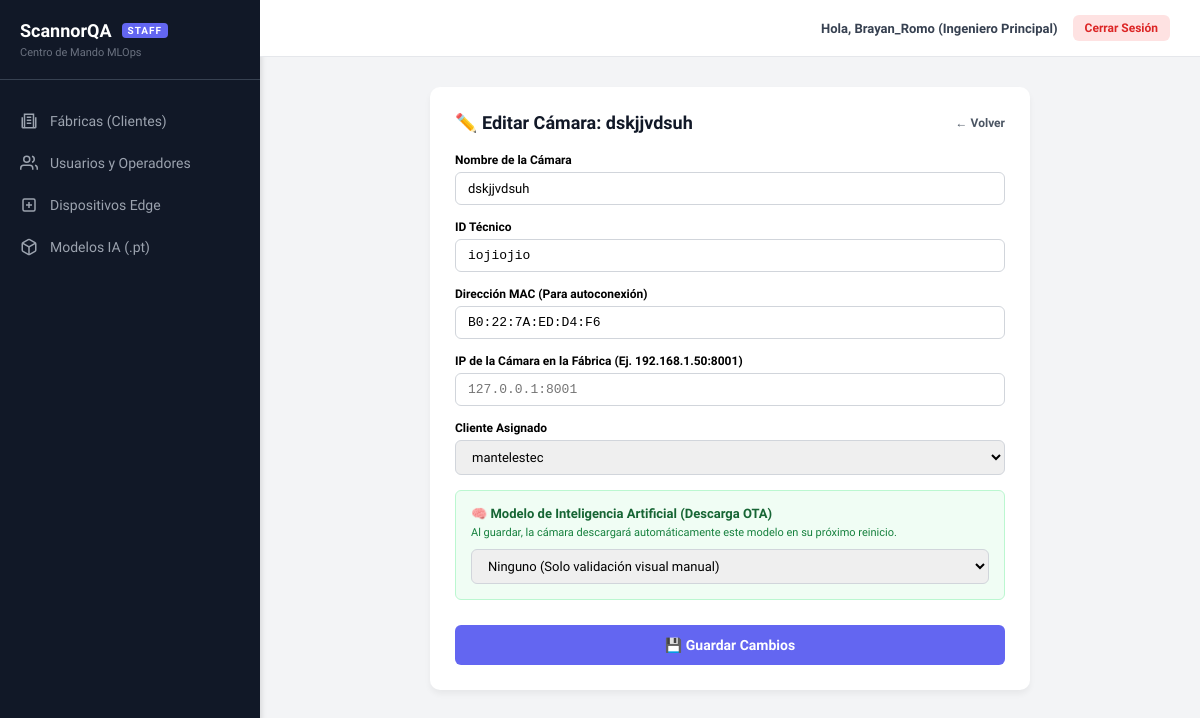
Before: /staff/dispositivo/editar/2/ (signed in) with the older database file.
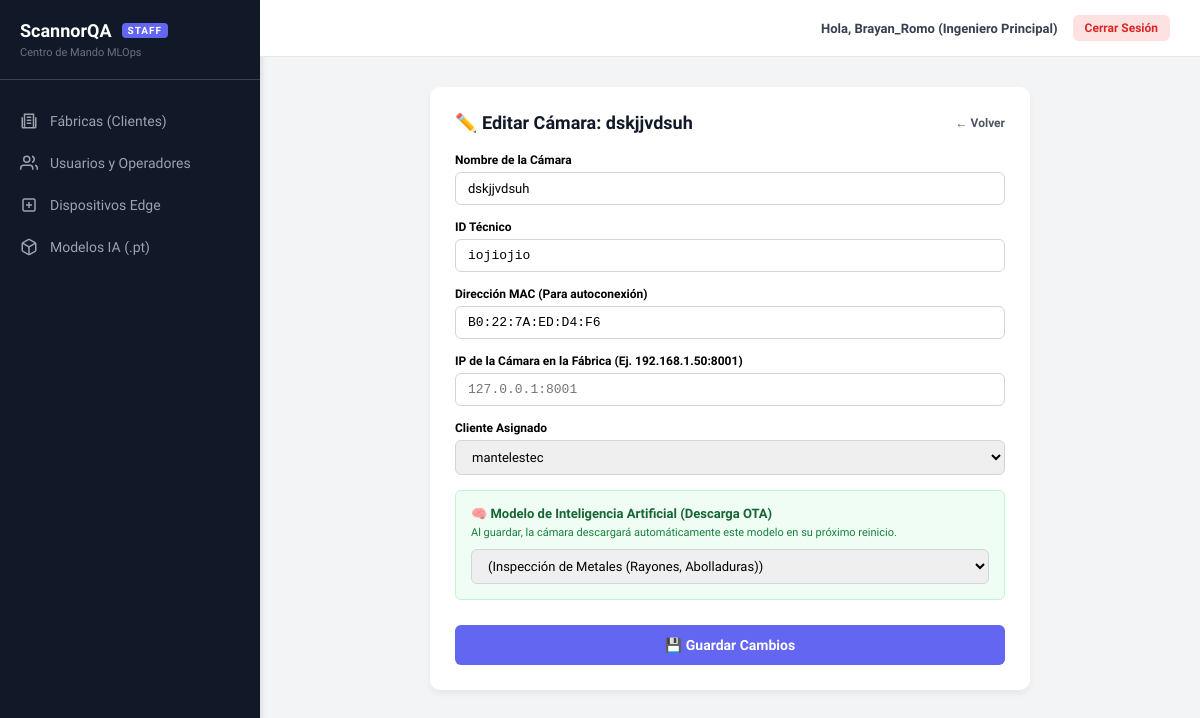
After: the same page with the newer database file.
### Backend/models.py (models this page shows, shortened)
class Dispositivo(models.Model):
    empresa = models.ForeignKey(Empresa, on_delete=models.CASCADE, related_name='dispositivos')
    nombre = models.CharField(max_length=100, help_text="Ej. Línea 1 - Ensamblaje Frontal")
    device_id = models.CharField(max_length=100, unique=True, null=True, blank=True)
    mac_address = models.CharField(max_length=17, unique=True, null=True, blank=True, validators=[mac_validator])
    api_key = models.CharField(max_length=64, unique=True, editable=False)
    activo = models.BooleanField(default=True)
    ultimo_sync = models.DateTimeField(null=True, blank=True)
    modelo_asignado = models.ForeignKey(ModeloIA, on_delete=models.SET_NULL, null=True, blank=True)
    ip_local = models.CharField(max_length=50, blank=True, null=True, help_text="Ej: 192.168.1.50:8001")

class Empresa(models.Model):
    nombre = models.CharField(max_length=255, unique=True)
    activa = models.BooleanField(default=True)
    fecha_creacion = models.DateTimeField(auto_now_add=True)
    limite_usuarios = models.IntegerField(default=5, help_text="Cantidad máxima de operadores")
    ESTADOS_PLAN = (
        ('trial', 'Periodo de Prueba'),
        ('activo', 'Suscripción Activa'),
        ('suspendido', 'Suspendido por Pago')
    )
    estado_plan = models.CharField(max_length=30, choices=ESTADOS_PLAN, default='activo')

### Backend/views.py (the view, shortened to what this page needs)
# urls.py: path('staff/dispositivo/editar/<int:dispositivo_id>/', views.editar_dispositivo, name='editar_dispositivo'),
@login_required
@user_passes_test(es_superadmin)
def editar_dispositivo(request, dispositivo_id):
    dispositivo = get_object_or_404(Dispositivo, id=dispositivo_id)
    empresas = Empresa.objects.all()
    modelos = ModeloIA.objects.all()
    return render(request, 'staff/editar_dispositivo.html', {
        'dispositivo': dispositivo, 'empresas': empresas, 'modelos': modelos
    })

### Backend/views.py (called while the page is built)
def es_superadmin(user):
    return user.is_authenticated and user.is_superuser

### templates/staff/editar_dispositivo.html (shortened to what this page needs)
{% extends 'staff/base_staff.html' %}
{% block content %}
<div class="staff-card" style="max-width: 600px; margin: 0 auto;">
    <div style="display: flex; justify-content: space-between; align-items: center; margin-bottom: 20px;">
        <h3 style="margin: 0;">✏️ Editar Cámara: {{ dispositivo.nombre }}</h3>
        <a href="{% url 'staff_dispositivos' %}" style="font-size: 12px; color: #4b5563; text-decoration: none; font-weight: bold;">← Volver</a>
    </div>
    <form method="POST" style="display: flex; flex-direction: column; gap: 15px;">
        <div>
            <label style="display: block; font-size: 12px; font-weight: bold; margin-bottom: 5px;">Nombre de la Cámara</label>
            <input type="text" name="nombre" class="form-control" value="{{ dispositivo.nombre }}" required style="width: 100%;">
        </div>
        <div>
            <label style="display: block; font-size: 12px; font-weight: bold; margin-bottom: 5px;">ID Técnico</label>
            <input type="text" name="device_id" class="form-control" value="{{ dispositivo.device_id }}" required style="width: 100%; font-family: monospace;">
        </div>
        <div>
            <label style="display: block; font-size: 12px; font-weight: bold; margin-bottom: 5px;">Dirección MAC (Para autoconexión)</label>
            <input type="text" name="mac_address" class="form-control" value="{{ dispositivo.mac_address }}" required style="width: 100%; font-family: monospace;">
        </div>
        <div>
            <label style="display: block; font-size: 12px; font-weight: bold; margin-bottom: 5px;">IP de la Cámara en la Fábrica (Ej. 192.168.1.50:8001)</label>
            <input type="text" name="ip_local" class="form-control" value="{{ dispositivo.ip_local|default_if_none:'' }}" placeholder="127.0.0.1:8001" style="width: 100%; font-family: monospace;">
        </div>
        <div>
            <label style="display: block; font-size: 12px; font-weight: bold; margin-bottom: 5px;">Cliente Asignado</label>
            <select name="empresa_id" class="form-control" required style="width: 100%;">
                {% for empresa in empresas %}
                    <option value="{{ empresa.id }}" {% if dispositivo.empresa_id == empresa.id %}selected{% endif %}>{{ empresa.nombre }}</option>
                {% endfor %}
            </select>
        </div>
        <div style="background: #f0fdf4; border: 1px solid #bbf7d0; padding: 15px; border-radius: 6px;">
            <label style="display: block; font-size: 13px; font-weight: bold; margin-bottom: 5px; color: #166534;">🧠 Modelo de Inteligencia Artificial (Descarga OTA)</label>
            <p style="font-size: 11px; color: #15803d; margin-bottom: 10px;">Al guardar, la cámara descargará automáticamente este modelo en su próximo reinicio.</p>
            <select name="modelo_id" class="form-control" style="width: 100%;">
                <option value="">Ninguno (Solo validación visual manual)</option>
                {% for modelo in modelos %}
                    <option value="{{ modelo.id }}" {% if dispositivo.modelo_asignado_id == modelo.id %}selected{% endif %}>
                        {{ modelo.version }} ({{ modelo.get_tipo_industria_display }})
                    </option>
                {% endfor %}
            </select>
        </div>
        <button type="submit" class="btn-primary" style="height: 40px; margin-top: 10px; font-size: 14px;">💾 Guardar Cambios</button>
    </form>
</div>
{% endblock %}

Changed rows visible on the page:
changed Dispositivo "dskjjvdsuh": modelo_id (not shown) → "(Inspección de Metales (Rayones, Abolladuras))"
Other visible differences:
form field modelo_id: "Ninguno (Solo validación visual manual)" → (not shown)
